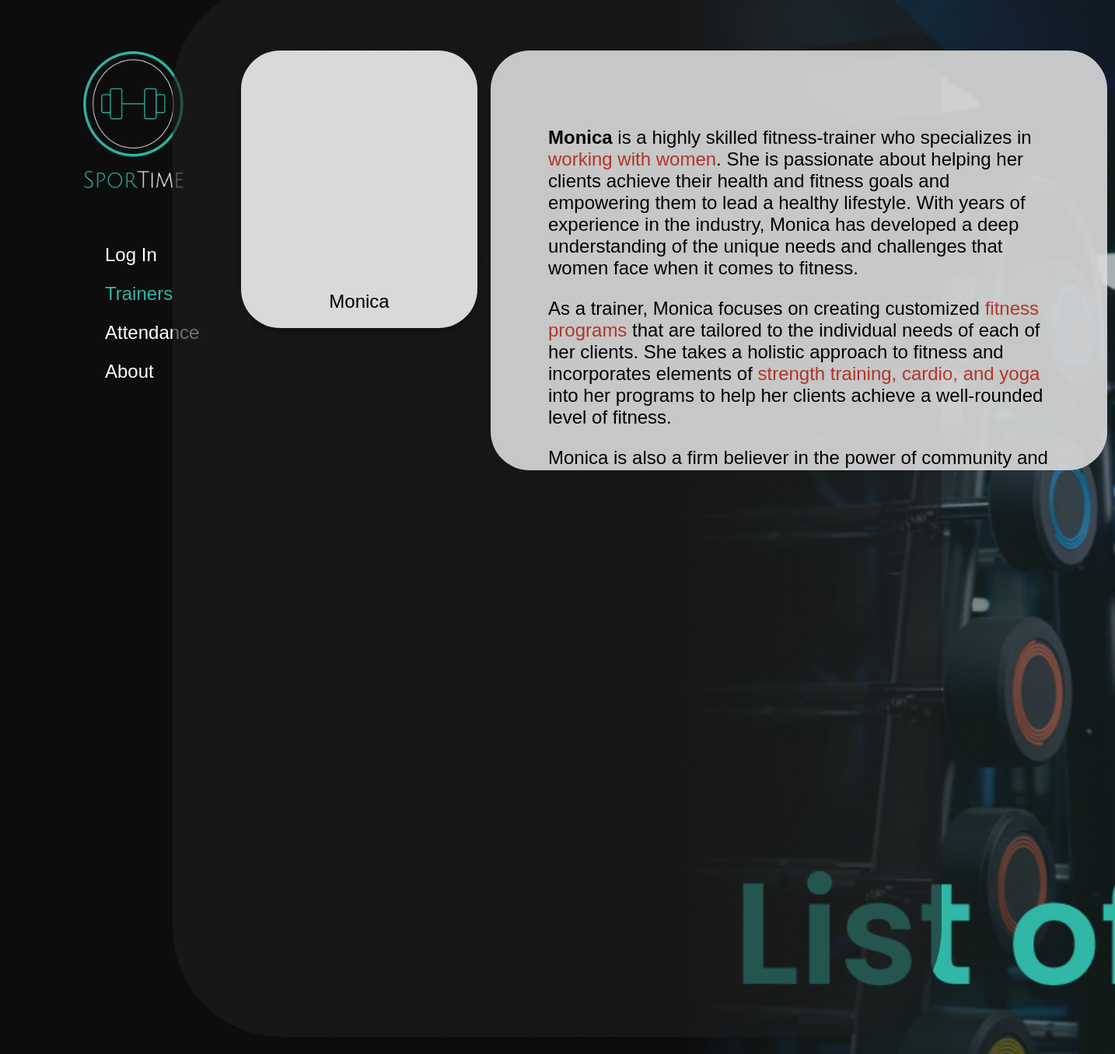
Screenshot of /trainer/6/ with the database file from the repository.
### blog/models.py (models this page shows, shortened)
class Trainer(models.Model):
    class Meta:
        verbose_name = 'Добавить тренера'
        verbose_name_plural = 'Тренеры'
    name =  models.CharField(max_length=200, help_text='Не более 200 символов', db_index=True)
    info = RichTextField(blank=True, null=True, help_text='Не более 5000 символов',max_length=5000)
    image = models.ImageField(upload_to='trainer/', blank=True, null=True)
    image_left = 132

### blog/views.py (the view)
# urls.py: path('trainer/<int:trainer_id>/', TrainerPageView.as_view(), name='trainer' ),
class TrainerPageView(View):
    def get(self, request, trainer_id):
        trainer = get_object_or_404(Trainer, pk=trainer_id)
        context = {'trainer': trainer}
        return render(request, 'trainer.html', context)

### blog/templates/trainer.html (shortened to what this page needs)
<!DOCTYPE html>
<html>
<head>
</head>
<body>
<a href="{% url 'main_page' %}"><img src="/media/logo.png" alt="Logo" class="logo"></a>
<a href="{% url 'login' %}" class="login">Log In</a>
<a href="{% url 'trainers_list' %}" class="trainers">Trainers</a>
<a href="{% url 'attendance' %}" class="attendance">Attendance</a>
<a href="#" class="about">About</a>
  <div class="container">
    <div class="rectangle"></div>
    <div class="rectangle2">
      <p>{{ trainer.info|safe }}</p>
    </div>
    <div class="content">
    </div>
    </div>
    <div class="photo-frame" style="background-image: url('{{ trainer.image.url }}')">
          <div class="name">{{ trainer.name }}</div>
    </div>
</body>
</html>

### blog/templates/trainer.html (style rules this page uses)
body { margin: 0; padding: 0; font-family: 'Poppins', sans-serif; }
.container { background-color: #0D0D0D; background-image: url('/media/trainers_list_background.jpg'); background-size: cover; background-repeat: no-repeat; background-position: 15px center; height: 100vh; }
.content { padding: 20px; color: #ffffff; }
.logo { position: absolute; top: 20px; left: 30px; width: 300px; height: 270px; }
.login { position: absolute; top: 314px; left: 135px; font-size: 24px; color: #FFFFFF; text-decoration: none; }
.trainers { position: absolute; top: 364px; left: 135px; font-size: 24px; color: #31B7A6; text-decoration: none; }
.attendance { position: absolute; top: 414px; left: 135px; font-size: 24px; color: #ffffff; text-decoration: none; }
.about { position: absolute; top: 464px; left: 135px; font-size: 24px; color: #FFFFFF; text-decoration: none; }
.rectangle { position: absolute; left: 15.47%; right: 15.52%; top: -1.6%; bottom: 1.6%; background: rgba(30, 30, 30, 0.63); border-radius: 140px; }
.photo-frame { position: absolute; width: 304px; height: 357px; left: 310px; top: 65px; border-radius: 50px; overflow: hidden; filter: drop-shadow(0px 4px 4px rgba(0, 0, 0, 0.25)); background-color: #D9D9D9; background-size: 100%; background-repeat: no-repeat; background-position: center center; }
.name { position: absolute; bottom: 20px; left: 50%; transform: translateX(-50%); font-size: 24px; color: #000000; text-align: center; }
.rectangle2 { position: absolute; width: 793px; height: 540px; left: 631px; top: 65px; border-radius: 50px; background: #D9D9D9; opacity: 0.91; border-radius: 50px; padding: 74px; overflow-y: scroll; font-size: 24px; box-sizing: border-box; }

### rows the page displays
Trainer: info "Monica is a highly skilled fitness-trainer who specializes in working with women . She is passionate about helping her clients achieve their health and fitness goals and empowering them to lead a healthy lifestyle. With years of experience in the industry, Monica has developed a deep understanding of the unique needs and challenges that women face when it comes to fitness. As a trainer, Monica focuses on creating customized fitness programs that are tailored to the individual needs of each of her clients. She takes a holistic approach to fitness and incorporates elements of strength training, cardio, and yoga into her programs to help her clients achieve a well-rounded level of fitness.…", name "Monica"
